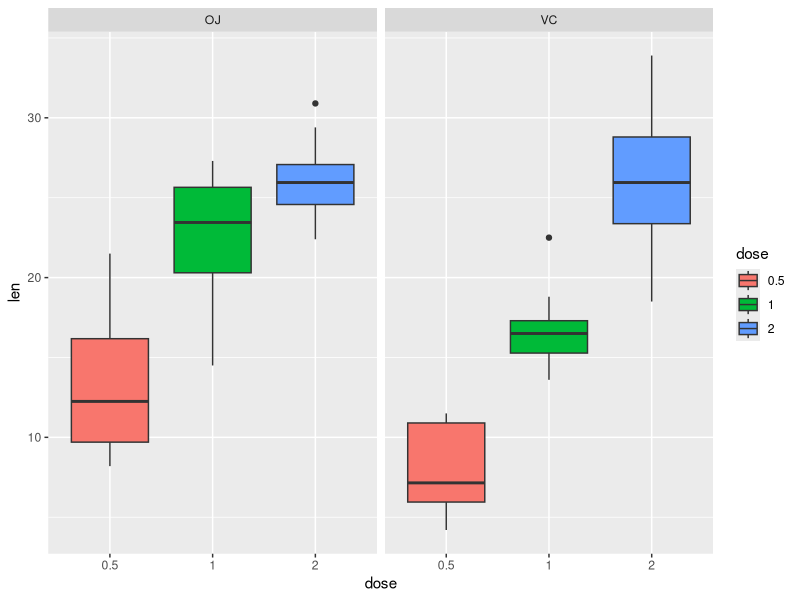

Recreate this plot in R.
## ---- chunk 1
# Load the libraries needed and ToothGrowth data
library(datasets)
library(ggplot2)
data(ToothGrowth)

# Quick look at the dataset variables, the size of the dataset, and the type of 
# each variable, and some of the values that each variable contains
str(ToothGrowth)
## ---- chunk 2
# dose variable conversion to factor
ToothGrowth$dose <- as.factor(ToothGrowth$dose)

# Quick look of the dataset to analyze if exist a reduced amount of values for
# dose, which is quite probable
str(ToothGrowth)
## ---- chunk 3
summary(ToothGrowth)
## ---- chunk 4
# To see the number of values per combination between dose and supp
table(ToothGrowth$supp, ToothGrowth$dose)
## ---- chunk 5
g <- ggplot(aes(x = dose, y = len), data = ToothGrowth) 
g <- g + geom_boxplot(aes(fill = dose)) + facet_wrap(~ supp)
g
## ---- chunk 6
# Comparison between 0.5 and 1.0
t.test(len ~ dose, data = subset (ToothGrowth, dose %in% c(0.5, 1.0)))
## ---- chunk 7
# Comparison between 1.0 and 2.0
t.test(len ~ dose, data = subset (ToothGrowth, dose %in% c(1.0, 2.0)))
## ---- chunk 8
# Comparison between 0.5 and 2.0
t.test(len ~ dose, data = subset (ToothGrowth, dose %in% c(0.5, 2.0)))
## ---- chunk 9
# Comparison between Orange Juice and Ascorbic Acid
t.test(len ~ supp, data = ToothGrowth)
